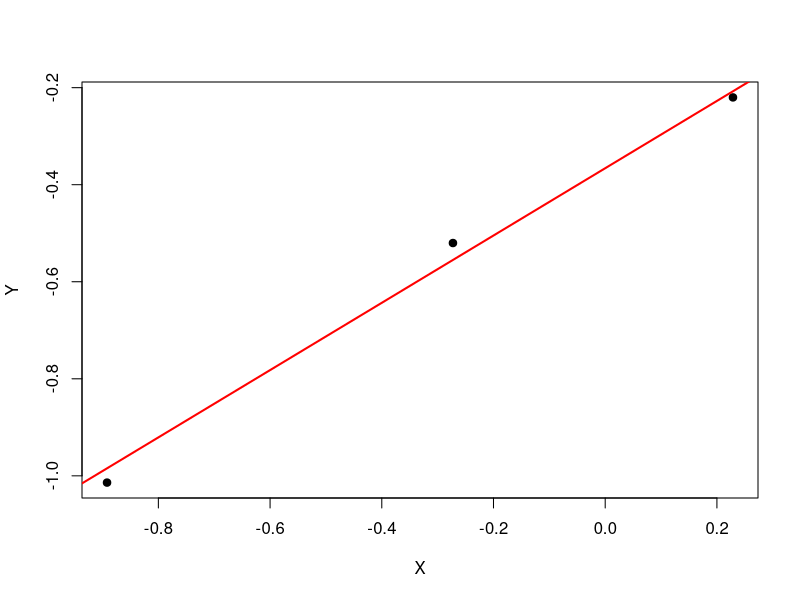
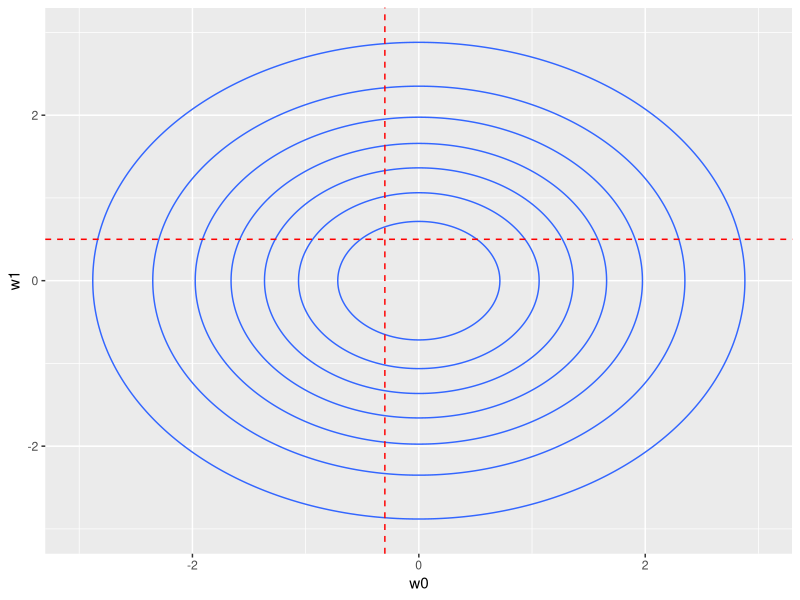
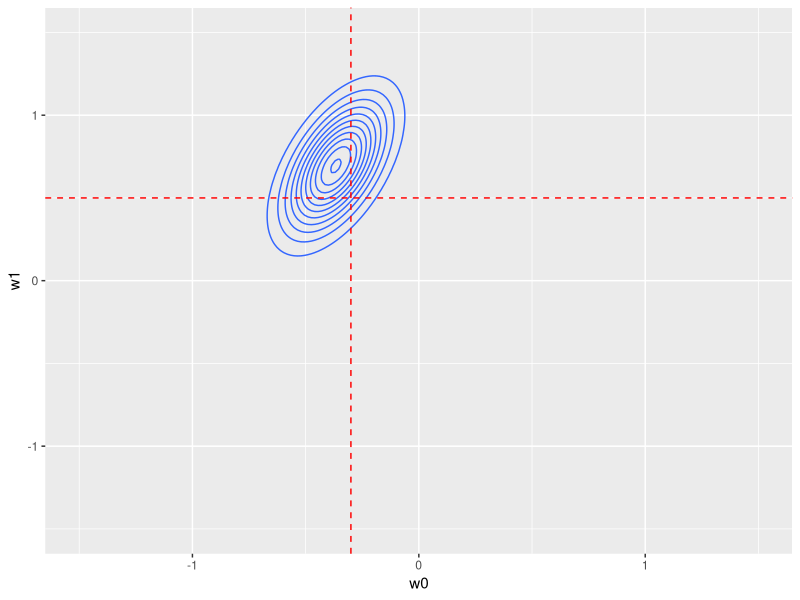
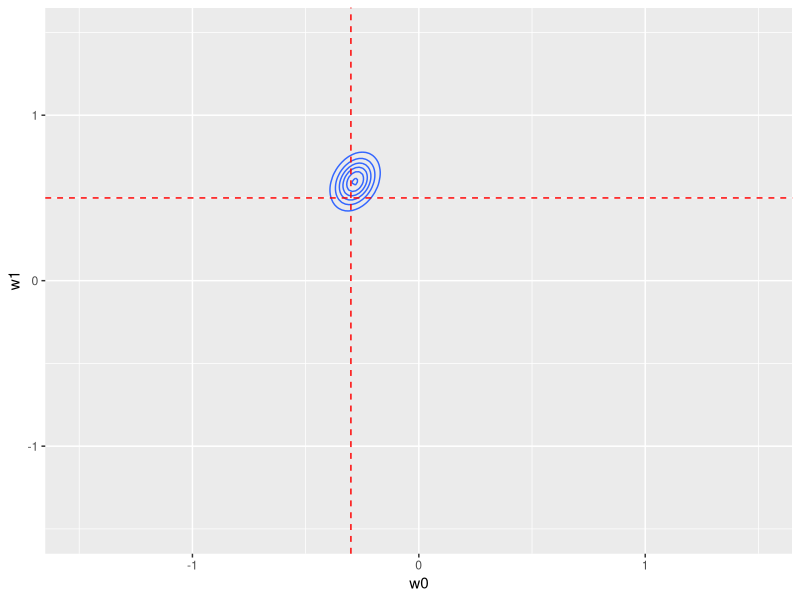
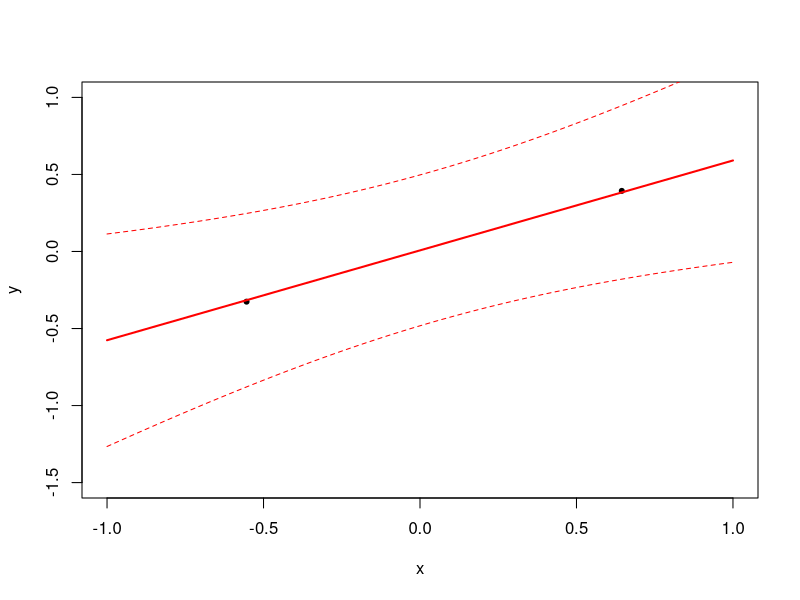
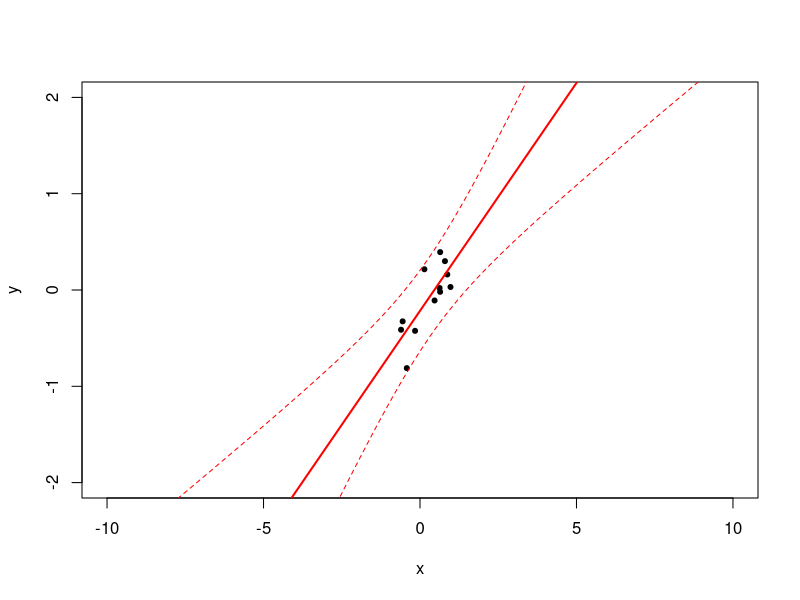

Recreate these plots in R, in order.
## ---- chunk 1
knitr::opts_chunk$set(echo = TRUE)
## ---- chunk 2
library(ggplot2)
## ---- chunk 3
make.X <- function(n) {
  runif(n,-1,1)
}

w0 <- -0.3 # valores reales de los pesos
w1 <-  0.5

sigma <- 0.2
beta  <- 1/sigma^2  # precision

make.Y <- function(xs) {
  w0 + w1*xs + rnorm(length(xs),0,sigma)
}
## ---- chunk 4
compute_posterior <- function(X, Y, m_old, S_old, phi= c(one, id)) {
  # crea la matriz de diseño
  Phi <- as.matrix(X)  
  Phi = cbind(rep(1, length(Phi)), Phi)

  S_new <- solve(solve(S_old) + beta * t(Phi) %*% Phi)
  m_new <- S_new %*% (solve(S_old) %*% m_old + beta * t(Phi) %*% Y)

  list(m=m_new, S=S_new) 
}
## ---- chunk 5
alpha <- 2.0
m_0 <- c(0,0)        
S_0 <- alpha*diag(2) 
## ---- chunk 6
X <- make.X(3) # 3 puntos
Y <- make.Y(X)

posterior_1 <- compute_posterior(X, Y, m_0, S_0)
posterior_1$m
## ---- chunk 7
plot(X, Y, pch=19, col="black")
abline(posterior_1$m, col="red", lwd=2)
## ---- chunk 8
library(mvtnorm)
library(ggplot2)
draw_bivariate <- function(m, S, lims=c(-1.5,1.5)) {
    
  data.grid <- expand.grid(s.1 = seq(lims[1], lims[2], length.out=200), s.2 = seq(lims[1], lims[2], length.out=200))
  #
  q.samp <- cbind(data.grid, prob = mvtnorm::dmvnorm(data.grid, mean = m, 
  sigma = S))
  #
  ggplot() + 
    geom_contour(data=q.samp,aes(x=s.1,y=s.2,z=prob)) + xlim(lims[1], lims[2]) + ylim(lims[1], lims[2]) + geom_hline(yintercept=w1, linetype="dashed", color = "red") + geom_vline(xintercept=w0, linetype="dashed", color = "red") + xlab("w0") + ylab("w1")
}

## ---- chunk 9
draw_bivariate(m_0, S_0, lims=c(-3,3))
## ---- chunk 10
draw_bivariate(posterior_1$m, posterior_1$S)
## ---- chunk 11
X_new <- make.X(10) 
Y_new <- make.Y(X_new)

posterior_2 <- compute_posterior(X_new,  Y_new, posterior_1$m, posterior_1$S)
posterior_2$m
## ---- chunk 12
draw_bivariate(posterior_2$m, posterior_2$S)
## ---- chunk 13
get_predictive_vals <- function(x, m_N, S_N) {
  phi <- as.matrix(x)  
  phi = t( cbind(rep(1, length(phi)), phi) )
  mean_pred <- t(m_N) %*% phi
  sd_pred  <- sqrt(1/beta + t(phi) %*% S_N %*% phi)
  
  c(mean_pred, mean_pred-2*sd_pred, mean_pred+2*sd_pred)
}

## ---- chunk 14
draw_predictive <- function(xs, m_N, S_N, phi) {
  vs <- rep(NA, length(xs))
  ys <- data.frame(means=vs, p2.5=vs, p97.5=vs)  
  
  for (i in 1:length(xs)) { 
    ys[i,] <- get_predictive_vals(xs[i],m_N, S_N)
  }
  
  
  lines(xs, ys[,1], col="red", lwd=2)
  lines(xs, ys[,2], col="red", lty="dashed")
  lines(xs, ys[,3], col="red", lty="dashed")
}
## ---- chunk 15
X <- make.X(2) # Crea 2 puntos
Y <- make.Y(X)

alpha <- 2.0
m_0 <- c(0,0)        
S_0 <- alpha*diag(2) 

posterior_1 <- compute_posterior(X, Y, m_0, S_0)
m_N <- posterior_1$m
S_N <- posterior_1$S

plot(X, Y, pch=20, ylim=c(-1.5,1), xlim=c(-1,1), ylab="y", xlab="x")
xs <- seq(-1,1,len=50)
draw_predictive(xs, m_N, S_N)
## ---- chunk 16
X_new <- make.X(10)
Y_new <- make.Y(X_new)

posterior_2 <- compute_posterior(X_new, Y_new, posterior_1$m, posterior_1$S)
m_N <- posterior_2$m
S_N <- posterior_2$S

xs <- seq(-10,10,len=500)
plot(c(X,X_new), c(Y,Y_new), pch=20, ylim=c(-2,2), xlim=c(-10,10), ylab="y", xlab="x")
draw_predictive(xs, m_N, S_N)
